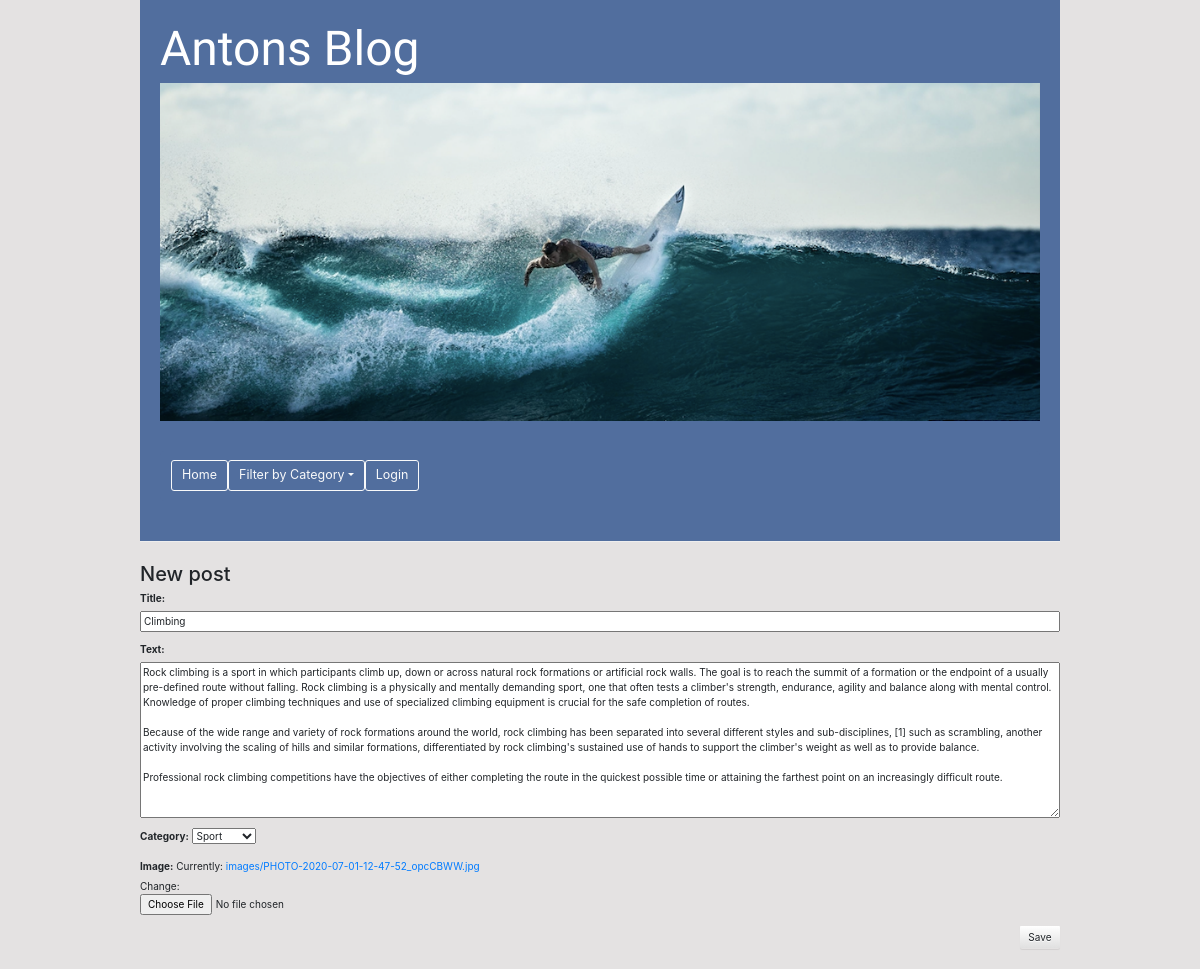
The app's page /post/13/edit/ with its own data.
### blog/models.py (models this page shows, shortened)
class Post(models.Model):
    author = models.ForeignKey(settings.AUTH_USER_MODEL, on_delete=models.CASCADE)
    title = models.CharField(max_length=200)
    text = models.TextField()
    created_date = models.DateTimeField(default=timezone.now)
    published_date = models.DateTimeField(blank=True, null=True)
    image = models.ImageField(null=True, upload_to='images/')
    CATEGORY1 = 'Food'
    CATEGORY2 = 'Body'
    CATEGORY3 = 'Lifestyle'
    CATEGORY4 = 'Sport'
    CATEGORY5 = 'Other'
    CATEGORY_CHOICES = [
        (CATEGORY1, 'Food'),
        (CATEGORY2, 'Body'),
        (CATEGORY3, 'Lifestyle'),
        (CATEGORY4, 'Sport'),
        (CATEGORY5, 'Other')
    ]
    category = models.CharField(
        blank=True,
        max_length=20,
        choices=CATEGORY_CHOICES,
    )

### blog/views.py (the view)
# urls.py: path('post/<int:pk>/edit/', views.post_edit, name='post_edit'),
def post_edit(request, pk):
    post = get_object_or_404(Post, pk=pk)
    if request.method == "POST":
        form = PostForm(request.POST, request.FILES, instance=post)
        if form.is_valid():
            post = form.save(commit=False)
            post.author = request.user
            post.published_date = timezone.now()
            post.save()
            return redirect('post_detail', pk=post.pk)
    else:
        form = PostForm(instance=post)
    return render(request, 'blog/post_edit.html', {'form': form})

### blog/forms.py
class PostForm(forms.ModelForm):
    class Meta:
         model = Post
         fields = ('title', 'text','category','image')

### blog/templates/blog/post_edit.html
{% extends 'blog/base.html' %}
{% block content %}
    <h2>New post</h2>
    <form method="POST" class="post-form" enctype="multipart/form-data">{% csrf_token %}
        {{ form.as_p }}
        <button type="submit" class="save btn btn-default">Save</button>
    </form>
{% endblock %}

### blog/static/css/blog.css (style rules this page uses)
body { background-color: #e4e2e2; padding-left: 125px; padding-right: 125px; }
.save { float: right; margin-bottom: 20px; }
.post-form textarea, .post-form input { width: 100%; }

### records on screen
Post: title "Climbing", text "Rock climbing is a sport in which participants climb up, down or across natural rock formations or artificial rock walls. The goal is to reach the summit of a formation or the endpoint of a usually pre-defined route without falling. Rock climbing is a physically and mentally demanding sport, one that often tests a climber's strength, endurance, agility and balance along with mental control. Knowledge of proper climbing techniques and use of specialized climbing equipment is crucial for the safe completion of routes. Because of the wide range and variety of rock formations around the world, rock climbing has been separated into several different styles and sub-disciplines, [1] such as…", category "Sport"
